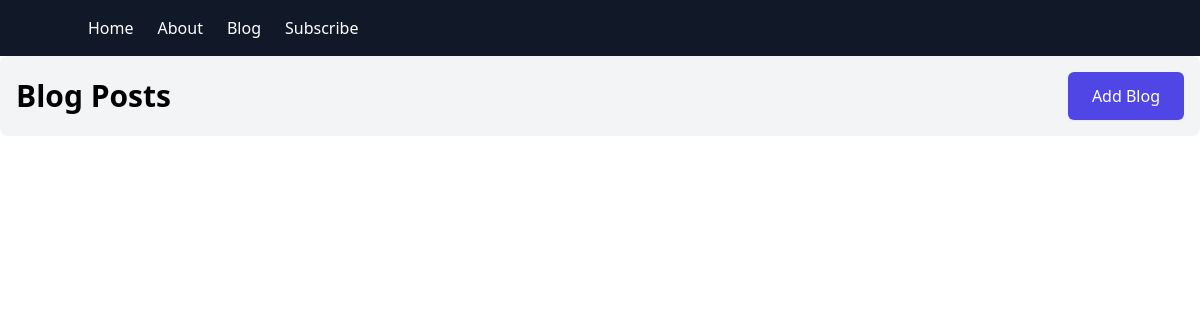
/blog/, run on an earlier commit of the app's database.
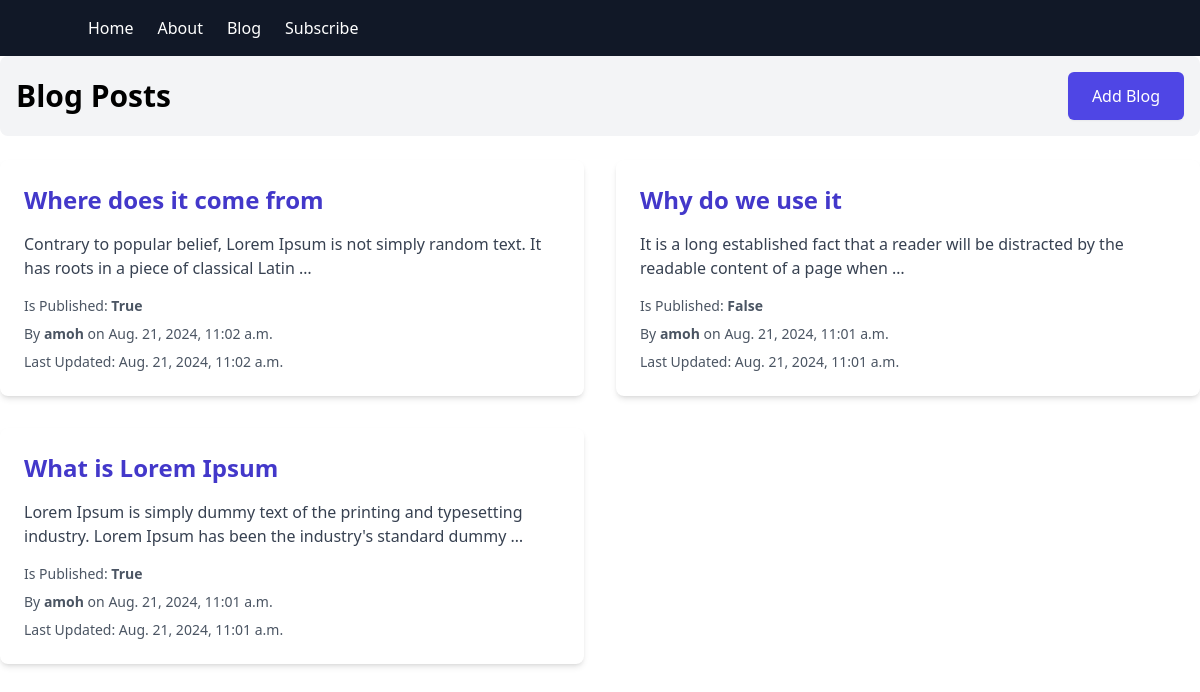
And on a later commit of the database.
### myapp/models.py (models this page shows, shortened)
class Blog(models.Model):
    title = models.CharField(max_length=255)
    author = models.ForeignKey(User, on_delete=models.CASCADE)  # Linking to Django's built-in User model
    content = models.TextField()
    date_posted = models.DateTimeField(default=timezone.now)
    last_updated = models.DateTimeField(auto_now=True)
    is_published = models.BooleanField(default=False)
    class Meta:
        ordering = ['-date_posted']

### myapp/views.py (the view)
# urls.py: path('blog/', views.blog_list, name='blog'),
def blog_list(request):
    blogs = Blog.objects.all()
    context = {'blogs': blogs}
    return render(request, 'blog.html', context)

### myapp/templates/blog.html (shortened to what this page needs)
{% extends "base.html" %}
{% block content %}
<div class="flex items-center justify-between mb-6 bg-gray-100 p-4 rounded-lg">
    <h1 class="text-3xl font-bold">Blog Posts</h1>
    <button class="bg-indigo-600 text-white py-3 px-6 rounded-md shadow-sm hover:bg-indigo-700 focus:outline-none focus:ring focus:ring-indigo-500 focus:ring-opacity-50">
        <a href="/add_blog">Add Blog</a>
    </button>
</div>
<div class="grid grid-cols-1 sm:grid-cols-2 gap-8">
    {% for blog in blogs %}
        <div class="bg-white p-6 rounded-lg shadow-md hover:shadow-lg transition-shadow duration-300 ease-in-out">
            <h2 class="text-2xl font-bold mb-4 text-indigo-700">{{ blog.title }}</h2>
            <p class="text-gray-700 mb-4">{{ blog.content|truncatewords:20 }}</p>
            <div class="text-sm text-gray-600 mb-2">
                <span>Is Published: <strong>{{ blog.is_published }}</strong></span>
            </div>
            <div class="text-sm text-gray-600">
                <span>By <strong>{{ blog.author }}</strong> on {{ blog.date_posted }}</span>
            </div>
            <div class="text-sm text-gray-600 mt-2">
                <span>Last Updated: {{ blog.date_posted }}</span>
            </div>
        </div>
    {% endfor %}
</div>
{% endblock %}

### myapp/templates/base.html (shortened to what this page needs)
<!DOCTYPE html>
<html>
    <head>
        <script src="https://cdn.tailwindcss.com"></script>
    </head>
<body >
  {% include "navbar.html" %}
  {% block content %}
  {% endblock %}
</body>
</html>

### myapp/templates/navbar.html
<nav class="bg-gray-900 py-4">
    <div class="container mx-auto">
        <ul class="flex space-x-6">
            <li><a href="/" class="text-white hover:text-gray-300">Home</a></li>
            <li><a href="/about" class="text-white hover:text-gray-300">About</a></li>
            <li><a href="/blog" class="text-white hover:text-gray-300">Blog</a></li>
            <li><a href="/subscribe" class="text-white hover:text-gray-300">Subscribe</a></li>
        </ul>
    </div>
</nav>

What changed in the data, as far as the page shows it:
added Blog: title "Where does it come from", content "Contrary to popular belief, Lorem Ipsum is not simply random text. It has roots in a piece of classical Latin …", is_published "True", author "amoh", date_posted "Aug. 21, 2024, 11:02 a.m."
added Blog: title "Why do we use it", content "It is a long established fact that a reader will be distracted by the readable content of a page when …", is_published "False", author "amoh", date_posted "Aug. 21, 2024, 11:01 a.m."
added Blog: title "What is Lorem Ipsum", content "Lorem Ipsum is simply dummy text of the printing and typesetting industry. Lorem Ipsum has been the industry's standard dummy …", is_published "True", author "amoh", date_posted "Aug. 21, 2024, 11:01 a.m."
